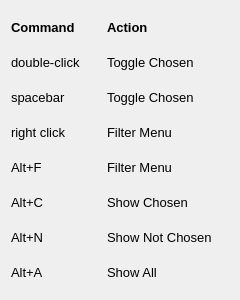
<?xml version="1.0" encoding="UTF-8"?>
<ui version="4.0">
 <class>PhraseCommandsForm</class>
 <widget class="QWidget" name="PhraseCommandsForm">
  <property name="geometry">
   <rect>
    <x>0</x>
    <y>0</y>
    <width>240</width>
    <height>300</height>
   </rect>
  </property>
  <property name="windowTitle">
   <string>Form</string>
  </property>
  <layout class="QGridLayout" name="gridLayout">
   <item row="0" column="0">
    <widget class="QLabel" name="label_21">
     <property name="sizePolicy">
      <sizepolicy hsizetype="Fixed" vsizetype="Fixed">
       <horstretch>0</horstretch>
       <verstretch>0</verstretch>
      </sizepolicy>
     </property>
     <property name="minimumSize">
      <size>
       <width>75</width>
       <height>25</height>
      </size>
     </property>
     <property name="maximumSize">
      <size>
       <width>200</width>
       <height>25</height>
      </size>
     </property>
     <property name="font">
      <font>
       <pointsize>10</pointsize>
       <bold>true</bold>
      </font>
     </property>
     <property name="text">
      <string>Command</string>
     </property>
     <property name="wordWrap">
      <bool>true</bool>
     </property>
    </widget>
   </item>
   <item row="0" column="1">
    <widget class="QLabel" name="label_22">
     <property name="sizePolicy">
      <sizepolicy hsizetype="Fixed" vsizetype="Fixed">
       <horstretch>0</horstretch>
       <verstretch>0</verstretch>
      </sizepolicy>
     </property>
     <property name="minimumSize">
      <size>
       <width>75</width>
       <height>25</height>
      </size>
     </property>
     <property name="maximumSize">
      <size>
       <width>200</width>
       <height>25</height>
      </size>
     </property>
     <property name="font">
      <font>
       <pointsize>10</pointsize>
       <bold>true</bold>
      </font>
     </property>
     <property name="text">
      <string>Action</string>
     </property>
     <property name="wordWrap">
      <bool>true</bool>
     </property>
    </widget>
   </item>
   <item row="1" column="0">
    <widget class="QLabel" name="label_7">
     <property name="sizePolicy">
      <sizepolicy hsizetype="Fixed" vsizetype="Fixed">
       <horstretch>0</horstretch>
       <verstretch>0</verstretch>
      </sizepolicy>
     </property>
     <property name="minimumSize">
      <size>
       <width>75</width>
       <height>25</height>
      </size>
     </property>
     <property name="maximumSize">
      <size>
       <width>90</width>
       <height>25</height>
      </size>
     </property>
     <property name="font">
      <font>
       <pointsize>10</pointsize>
      </font>
     </property>
     <property name="text">
      <string>double-click</string>
     </property>
     <property name="wordWrap">
      <bool>true</bool>
     </property>
    </widget>
   </item>
   <item row="1" column="1">
    <widget class="QLabel" name="label_8">
     <property name="sizePolicy">
      <sizepolicy hsizetype="Fixed" vsizetype="Fixed">
       <horstretch>0</horstretch>
       <verstretch>0</verstretch>
      </sizepolicy>
     </property>
     <property name="minimumSize">
      <size>
       <width>75</width>
       <height>25</height>
      </size>
     </property>
     <property name="maximumSize">
      <size>
       <width>200</width>
       <height>25</height>
      </size>
     </property>
     <property name="font">
      <font>
       <pointsize>10</pointsize>
      </font>
     </property>
     <property name="text">
      <string>Toggle Chosen</string>
     </property>
     <property name="wordWrap">
      <bool>true</bool>
     </property>
    </widget>
   </item>
   <item row="2" column="0">
    <widget class="QLabel" name="label_9">
     <property name="sizePolicy">
      <sizepolicy hsizetype="Fixed" vsizetype="Fixed">
       <horstretch>0</horstretch>
       <verstretch>0</verstretch>
      </sizepolicy>
     </property>
     <property name="minimumSize">
      <size>
       <width>75</width>
       <height>25</height>
      </size>
     </property>
     <property name="maximumSize">
      <size>
       <width>200</width>
       <height>25</height>
      </size>
     </property>
     <property name="font">
      <font>
       <pointsize>10</pointsize>
      </font>
     </property>
     <property name="text">
      <string>spacebar</string>
     </property>
     <property name="wordWrap">
      <bool>true</bool>
     </property>
    </widget>
   </item>
   <item row="2" column="1">
    <widget class="QLabel" name="label_10">
     <property name="sizePolicy">
      <sizepolicy hsizetype="Fixed" vsizetype="Fixed">
       <horstretch>0</horstretch>
       <verstretch>0</verstretch>
      </sizepolicy>
     </property>
     <property name="minimumSize">
      <size>
       <width>75</width>
       <height>25</height>
      </size>
     </property>
     <property name="maximumSize">
      <size>
       <width>200</width>
       <height>25</height>
      </size>
     </property>
     <property name="font">
      <font>
       <pointsize>10</pointsize>
      </font>
     </property>
     <property name="text">
      <string>Toggle Chosen</string>
     </property>
     <property name="wordWrap">
      <bool>true</bool>
     </property>
    </widget>
   </item>
   <item row="3" column="0">
    <widget class="QLabel" name="label_11">
     <property name="sizePolicy">
      <sizepolicy hsizetype="Fixed" vsizetype="Fixed">
       <horstretch>0</horstretch>
       <verstretch>0</verstretch>
      </sizepolicy>
     </property>
     <property name="minimumSize">
      <size>
       <width>75</width>
       <height>25</height>
      </size>
     </property>
     <property name="maximumSize">
      <size>
       <width>200</width>
       <height>25</height>
      </size>
     </property>
     <property name="font">
      <font>
       <pointsize>10</pointsize>
      </font>
     </property>
     <property name="text">
      <string>right click</string>
     </property>
     <property name="wordWrap">
      <bool>true</bool>
     </property>
    </widget>
   </item>
   <item row="3" column="1">
    <widget class="QLabel" name="label_12">
     <property name="sizePolicy">
      <sizepolicy hsizetype="Fixed" vsizetype="Fixed">
       <horstretch>0</horstretch>
       <verstretch>0</verstretch>
      </sizepolicy>
     </property>
     <property name="minimumSize">
      <size>
       <width>75</width>
       <height>25</height>
      </size>
     </property>
     <property name="maximumSize">
      <size>
       <width>200</width>
       <height>25</height>
      </size>
     </property>
     <property name="font">
      <font>
       <pointsize>10</pointsize>
      </font>
     </property>
     <property name="text">
      <string>Filter Menu</string>
     </property>
     <property name="wordWrap">
      <bool>true</bool>
     </property>
    </widget>
   </item>
   <item row="4" column="0">
    <widget class="QLabel" name="label_19">
     <property name="sizePolicy">
      <sizepolicy hsizetype="Fixed" vsizetype="Fixed">
       <horstretch>0</horstretch>
       <verstretch>0</verstretch>
      </sizepolicy>
     </property>
     <property name="minimumSize">
      <size>
       <width>75</width>
       <height>25</height>
      </size>
     </property>
     <property name="maximumSize">
      <size>
       <width>200</width>
       <height>25</height>
      </size>
     </property>
     <property name="font">
      <font>
       <pointsize>10</pointsize>
      </font>
     </property>
     <property name="text">
      <string>Alt+F</string>
     </property>
     <property name="wordWrap">
      <bool>true</bool>
     </property>
    </widget>
   </item>
   <item row="4" column="1">
    <widget class="QLabel" name="label_20">
     <property name="sizePolicy">
      <sizepolicy hsizetype="Fixed" vsizetype="Fixed">
       <horstretch>0</horstretch>
       <verstretch>0</verstretch>
      </sizepolicy>
     </property>
     <property name="minimumSize">
      <size>
       <width>75</width>
       <height>25</height>
      </size>
     </property>
     <property name="maximumSize">
      <size>
       <width>200</width>
       <height>25</height>
      </size>
     </property>
     <property name="font">
      <font>
       <pointsize>10</pointsize>
      </font>
     </property>
     <property name="text">
      <string>Filter Menu</string>
     </property>
     <property name="wordWrap">
      <bool>true</bool>
     </property>
    </widget>
   </item>
   <item row="5" column="0">
    <widget class="QLabel" name="label_14">
     <property name="sizePolicy">
      <sizepolicy hsizetype="Fixed" vsizetype="Fixed">
       <horstretch>0</horstretch>
       <verstretch>0</verstretch>
      </sizepolicy>
     </property>
     <property name="minimumSize">
      <size>
       <width>75</width>
       <height>25</height>
      </size>
     </property>
     <property name="maximumSize">
      <size>
       <width>200</width>
       <height>25</height>
      </size>
     </property>
     <property name="font">
      <font>
       <pointsize>10</pointsize>
      </font>
     </property>
     <property name="text">
      <string>Alt+C</string>
     </property>
     <property name="wordWrap">
      <bool>true</bool>
     </property>
    </widget>
   </item>
   <item row="5" column="1">
    <widget class="QLabel" name="label_13">
     <property name="sizePolicy">
      <sizepolicy hsizetype="Fixed" vsizetype="Fixed">
       <horstretch>0</horstretch>
       <verstretch>0</verstretch>
      </sizepolicy>
     </property>
     <property name="minimumSize">
      <size>
       <width>75</width>
       <height>25</height>
      </size>
     </property>
     <property name="maximumSize">
      <size>
       <width>200</width>
       <height>25</height>
      </size>
     </property>
     <property name="font">
      <font>
       <pointsize>10</pointsize>
      </font>
     </property>
     <property name="text">
      <string>Show Chosen</string>
     </property>
     <property name="wordWrap">
      <bool>true</bool>
     </property>
    </widget>
   </item>
   <item row="6" column="0">
    <widget class="QLabel" name="label_16">
     <property name="sizePolicy">
      <sizepolicy hsizetype="Fixed" vsizetype="Fixed">
       <horstretch>0</horstretch>
       <verstretch>0</verstretch>
      </sizepolicy>
     </property>
     <property name="minimumSize">
      <size>
       <width>75</width>
       <height>25</height>
      </size>
     </property>
     <property name="maximumSize">
      <size>
       <width>200</width>
       <height>25</height>
      </size>
     </property>
     <property name="font">
      <font>
       <pointsize>10</pointsize>
      </font>
     </property>
     <property name="text">
      <string>Alt+N</string>
     </property>
     <property name="wordWrap">
      <bool>true</bool>
     </property>
    </widget>
   </item>
   <item row="6" column="1">
    <widget class="QLabel" name="label_15">
     <property name="sizePolicy">
      <sizepolicy hsizetype="Fixed" vsizetype="Fixed">
       <horstretch>0</horstretch>
       <verstretch>0</verstretch>
      </sizepolicy>
     </property>
     <property name="minimumSize">
      <size>
       <width>80</width>
       <height>25</height>
      </size>
     </property>
     <property name="maximumSize">
      <size>
       <width>200</width>
       <height>25</height>
      </size>
     </property>
     <property name="font">
      <font>
       <pointsize>10</pointsize>
      </font>
     </property>
     <property name="text">
      <string>Show Not Chosen</string>
     </property>
     <property name="wordWrap">
      <bool>true</bool>
     </property>
    </widget>
   </item>
   <item row="7" column="0">
    <widget class="QLabel" name="label_17">
     <property name="sizePolicy">
      <sizepolicy hsizetype="Fixed" vsizetype="Fixed">
       <horstretch>0</horstretch>
       <verstretch>0</verstretch>
      </sizepolicy>
     </property>
     <property name="minimumSize">
      <size>
       <width>75</width>
       <height>25</height>
      </size>
     </property>
     <property name="maximumSize">
      <size>
       <width>200</width>
       <height>25</height>
      </size>
     </property>
     <property name="font">
      <font>
       <pointsize>10</pointsize>
      </font>
     </property>
     <property name="text">
      <string>Alt+A</string>
     </property>
     <property name="wordWrap">
      <bool>true</bool>
     </property>
    </widget>
   </item>
   <item row="7" column="1">
    <widget class="QLabel" name="label_18">
     <property name="sizePolicy">
      <sizepolicy hsizetype="Fixed" vsizetype="Fixed">
       <horstretch>0</horstretch>
       <verstretch>0</verstretch>
      </sizepolicy>
     </property>
     <property name="minimumSize">
      <size>
       <width>75</width>
       <height>25</height>
      </size>
     </property>
     <property name="maximumSize">
      <size>
       <width>200</width>
       <height>25</height>
      </size>
     </property>
     <property name="font">
      <font>
       <pointsize>10</pointsize>
      </font>
     </property>
     <property name="text">
      <string>Show All</string>
     </property>
     <property name="wordWrap">
      <bool>true</bool>
     </property>
    </widget>
   </item>
  </layout>
 </widget>
 <resources/>
 <connections/>
</ui>
